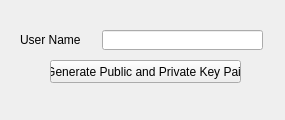
<?xml version="1.0" encoding="UTF-8"?>
<ui version="4.0">
 <class>genPopup</class>
 <widget class="QMainWindow" name="genPopup">
  <property name="geometry">
   <rect>
    <x>0</x>
    <y>0</y>
    <width>285</width>
    <height>120</height>
   </rect>
  </property>
  <property name="maximumSize">
   <size>
    <width>285</width>
    <height>120</height>
   </size>
  </property>
  <property name="windowTitle">
   <string>MainWindow</string>
  </property>
  <widget class="QWidget" name="centralwidget">
   <widget class="QLabel" name="label">
    <property name="geometry">
     <rect>
      <x>20</x>
      <y>30</y>
      <width>61</width>
      <height>20</height>
     </rect>
    </property>
    <property name="text">
     <string>User Name</string>
    </property>
   </widget>
   <widget class="QPushButton" name="generateButton">
    <property name="geometry">
     <rect>
      <x>50</x>
      <y>60</y>
      <width>191</width>
      <height>23</height>
     </rect>
    </property>
    <property name="text">
     <string>Generate Public and Private Key Pair</string>
    </property>
   </widget>
   <widget class="QLabel" name="label_2">
    <property name="geometry">
     <rect>
      <x>0</x>
      <y>100</y>
      <width>281</width>
      <height>20</height>
     </rect>
    </property>
    <property name="text">
     <string/>
    </property>
    <property name="alignment">
     <set>Qt::AlignCenter</set>
    </property>
    <property name="toolTipDuration" stdset="0">
     <number>1</number>
    </property>
   </widget>
   <widget class="QLineEdit" name="lineEdit">
    <property name="geometry">
     <rect>
      <x>102</x>
      <y>30</y>
      <width>161</width>
      <height>20</height>
     </rect>
    </property>
   </widget>
   <widget class="QLabel" name="StatusLabel">
    <property name="geometry">
     <rect>
      <x>-10</x>
      <y>90</y>
      <width>291</width>
      <height>20</height>
     </rect>
    </property>
    <property name="text">
     <string/>
    </property>
    <property name="alignment">
     <set>Qt::AlignCenter</set>
    </property>
   </widget>
  </widget>
 </widget>
 <resources/>
 <connections/>
</ui>
